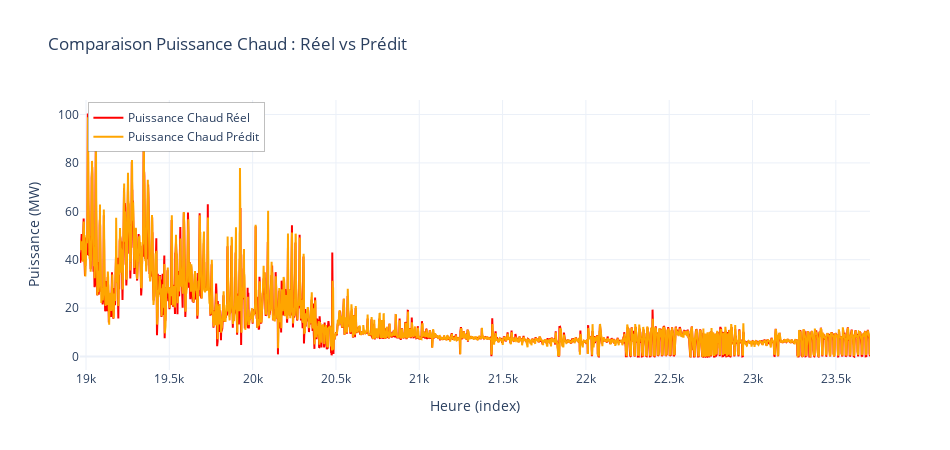
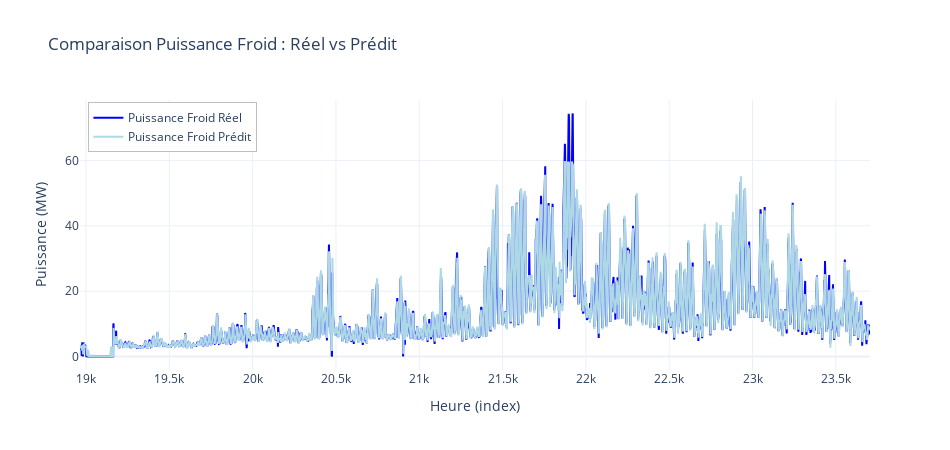

Notebook cell for these charts, in order:
### Code cell
#--- Visualisation des résultats ---
def plot_results(y_true, y_pred, title,color_real,color_pred):
    fig = go.Figure()
    fig.add_trace(go.Scatter(x=y_true.index, y=y_true, mode='lines', name=f"{title} Réel", line=dict(color=color_real)))
    fig.add_trace(go.Scatter(x=y_pred.index, y=y_pred, mode='lines', name=f"{title} Prédit", line=dict(color=color_pred)))
    fig.update_layout(title=title, xaxis_title='Index', yaxis_title='Puissance (MW)')
    fig.update_layout(
        title=f'Comparaison {title} : Réel vs Prédit',
        xaxis_title='Heure (index)',
        yaxis_title='Puissance (MW)',
        legend=dict(x=0.01, y=0.99, bordercolor="gray", borderwidth=0.5),
        template='plotly_white',
        width=950,
        height=450)
    fig.show()

plot_results(y_test_chaud, pd.Series(y_pred_chaud, index=y_test_chaud.index), "Puissance Chaud", 'red', 'orange')
plot_results(y_test_froid, pd.Series(y_pred_froid, index=y_test_froid.index), "Puissance Froid", 'blue', 'lightblue')

### Figure 1 — Plotly figure (JSON) as saved in the notebook; plotly's stock layout.template omitted (floating-point values rounded to 4 significant figures; data arrays with more than 128 entries replaced by an {"elided": "..."} marker saying what was removed)
{"data": [{"line": {"color": "red"}, "mode": "lines", "name": "Puissance Chaud Réel", "type": "scatter", "x": {"elided": "4742 int values"}, "y": {"elided": "4742 float values"}}, {"line": {"color": "orange"}, "mode": "lines", "name": "Puissance Chaud Prédit", "type": "scatter", "x": {"elided": "4742 int values"}, "y": {"elided": "4742 float values"}}], "layout": {"height": 450, "legend": {"bordercolor": "gray", "borderwidth": 0.5, "x": 0.01, "y": 0.99}, "title": {"text": "Comparaison Puissance Chaud : Réel vs Prédit"}, "width": 950, "xaxis": {"title": {"text": "Heure (index)"}}, "yaxis": {"title": {"text": "Puissance (MW)"}}}}

### Figure 2 — Plotly figure (JSON) as saved in the notebook; plotly's stock layout.template omitted (floating-point values rounded to 4 significant figures; data arrays with more than 128 entries replaced by an {"elided": "..."} marker saying what was removed)
{"data": [{"line": {"color": "blue"}, "mode": "lines", "name": "Puissance Froid Réel", "type": "scatter", "x": {"elided": "4742 int values"}, "y": {"elided": "4742 float values"}}, {"line": {"color": "lightblue"}, "mode": "lines", "name": "Puissance Froid Prédit", "type": "scatter", "x": {"elided": "4742 int values"}, "y": {"elided": "4742 float values"}}], "layout": {"height": 450, "legend": {"bordercolor": "gray", "borderwidth": 0.5, "x": 0.01, "y": 0.99}, "title": {"text": "Comparaison Puissance Froid : Réel vs Prédit"}, "width": 950, "xaxis": {"title": {"text": "Heure (index)"}}, "yaxis": {"title": {"text": "Puissance (MW)"}}}}
